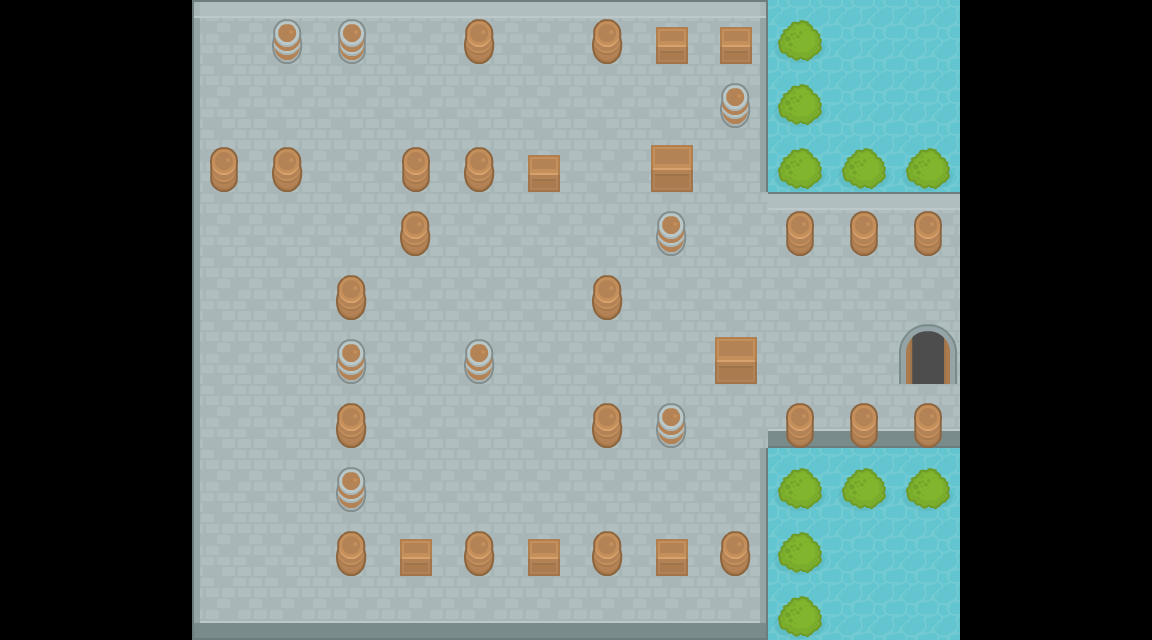

The image is a tile-based game level rendered from a .tmx file. Its description and source (layers, tilesets, objects; grid data summarised) follow:
An orthogonal 18x10 tile map with 64x64 px tiles, 4 tile layers (BackgroundLayer, BushLayer, MazeLayer, ExitLayer) and 6 objects (2x npc, 2x dialogue, hero, levelexit).

<map version="1.0" orientation="orthogonal" renderorder="right-down" width="18" height="10" tilewidth="64" tileheight="64">
 <tileset firstgid="1" name="Map" tilewidth="64" tileheight="64">
  <image source="../assets/spritesheets/RPGpack_sheet.png" width="1280" height="832" />
 </tileset>
 <layer name="BackgroundLayer" width="18" height="10">
  <data>[180 cells, 120 non-empty, 10 distinct tile ids]</data>
 </layer>
 <layer name="BushLayer" width="18" height="10">
  <data>[180 cells, 10 non-empty, 1 distinct tile ids]</data>
 </layer>
 <layer name="MazeLayer" width="18" height="10">
  <data>[180 cells, 37 non-empty, 6 distinct tile ids]</data>
 </layer>
 <layer name="ExitLayer" width="18" height="10">
  <data>[180 cells, 1 non-empty, 1 distinct tile ids]</data>
 </layer>
 <objectgroup name="ActorLayer">
  <object name="Link" type="npc" x="256" y="64" width="64" height="64">
   <properties>
    <property name="id" value="1" />
    <property name="npc_id" value="1" />
    <property name="rotation" value="0" />
   </properties>
  </object>
  <object name="Wizard" type="npc" x="640" y="64" width="64" height="64">
   <properties>
    <property name="id" value="2" />
    <property name="npc_id" value="0" />
    <property name="rotation" value="180" />
   </properties>
  </object>
  <object name="Hero" type="hero" x="704" y="256" width="64" height="64">
   <properties>
    <property name="id" value="0" />
    <property name="rotation" value="90" />
   </properties>
  </object>
 </objectgroup>
 <objectgroup name="TriggerLayer">
  <object name="Link Dialog" type="dialogue" x="320" y="64" width="64" height="64">
   <properties>
    <property name="actor" value="1" />
    <property name="dialogue">You must be already getting super tired of typing in Hero.moveUp() a million times.  I heard there were something called arguments in functions! 
And if you forgot what a function is it is just special code that is designed to do a set of instructions, but it conveniently lets you do it with 1 line of code! Try replacing x in hero.moveRight(x) with a number and run to the door!</property>
    <property name="repeatable" value="1" />
    <property name="stopMove" value="1" />
    <property name="triggerTarget" value="0" />
   </properties>
  </object>
  <object name="NextLevelTrigger" type="levelexit" x="896" y="320" width="64" height="64">
   <properties>
    <property name="nextLevel" value="2" />
    <property name="repeatable" value="1" />
    <property name="stopMove" value="1" />
    <property name="triggerTarget" value="0" />
   </properties>
  </object>
  <object name="Wizard Dialog" type="dialogue" x="256" y="448" width="64" height="64">
   <properties>
    <property name="actor" value="2" />
    <property name="dialogue" value="HEY THERE! You are finally awake! Why dont you come towards me (wizard) and we can talk! Try walking by typing in hero.moveUp()." />
    <property name="repeatable" value="0" />
    <property name="stopMove" value="1" />
    <property name="triggerTarget" value="0" />
   </properties>
  </object>
 </objectgroup>
</map>
